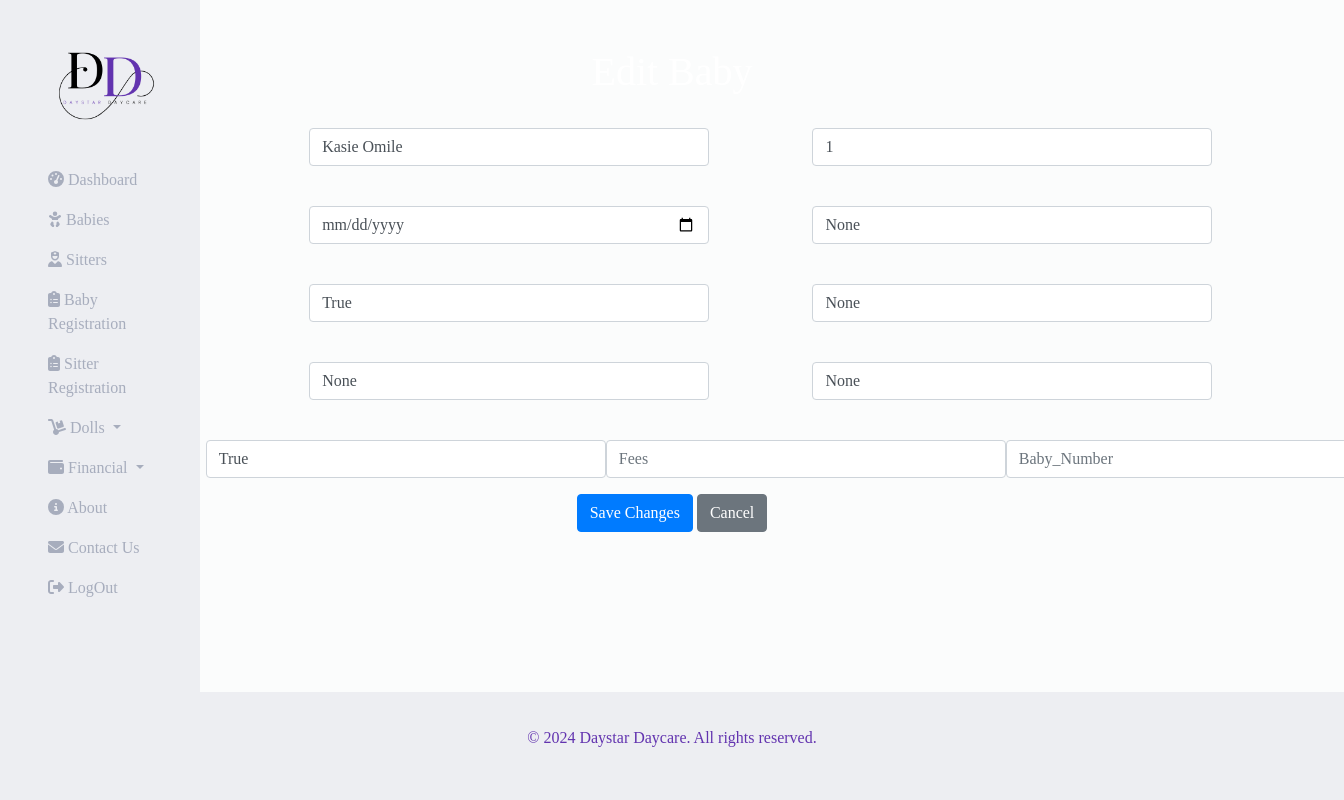
/edit_baby/6/, run on an earlier commit of the app's database.
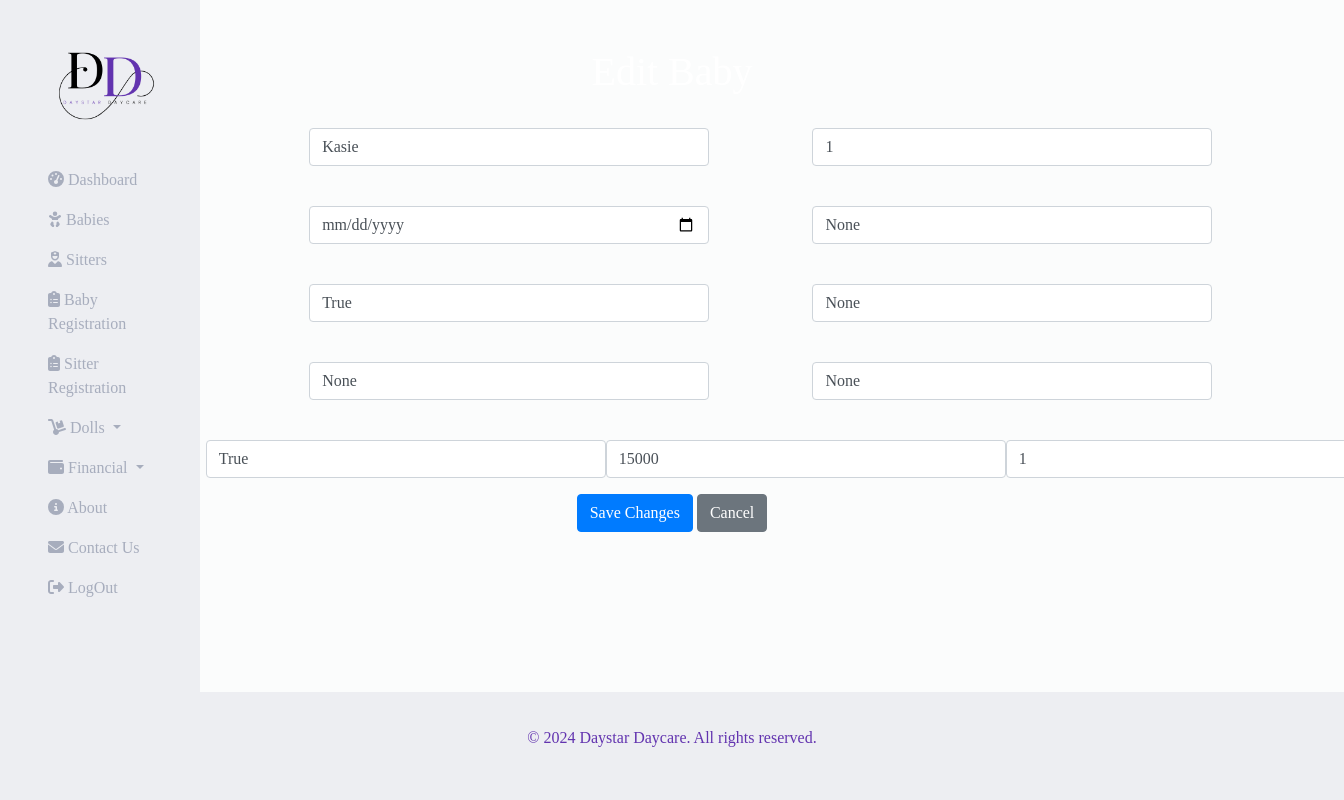
And on a later commit of the database.
### daystarApp/models.py (models this page shows, shortened)
class Baby(models.Model):
    name = models.CharField(max_length=100)
    age = models.IntegerField(null=True, blank=True, default=0)
    gender = models.CharField(max_length=10, null=True, blank=True)
    location = models.CharField(max_length=50, null=True, blank=True)
    father_name = models.CharField(max_length=200, null=True, blank=True)
    mother_name = models.CharField(max_length=200, null=True, blank=True)
    brought_by = models.CharField(max_length=200, null=True, blank=True)
    time_of_arrival = models.DateField(null=True, blank=True)
    period_of_stay = models.CharField(max_length=8, choices=(("Full Day","Full Day"), ("Half Day","Half Day")))
    fees = models.IntegerField(null=True, blank=True)
    baby_number = models.IntegerField(null=True)
    class Meta:
        verbose_name_plural = "Babies"

### daystarApp/views.py (the view, shortened to what this page needs)
# urls.py: path('edit_baby/<int:baby_id>/', views.edit_baby, name='edit_baby'),
def edit_baby(request, baby_id):
    baby = get_object_or_404(Baby, pk=baby_id)
    return render(request, 'daystarApp/edit_baby.html', {'baby': baby})

### daystarApp/templates/daystarApp/edit_baby.html (shortened to what this page needs)
{% extends 'base.html' %}
{% block content %}
<center>
    <div class="container mt-5">
        <h1>Edit Baby</h1>
        <form method="POST">
            <div class="aside">
            <div class="form-group">
                <input type="text" class="form-control" id="name" name="name" value="{{ baby.name }}" style="width: 400px;" placeholder="Full Name">
            </div>
            <div class="form-group">
                <input type="text" class="form-control" id="age" name="age" value="{{ baby.age }}" style="width: 400px;" placeholder="Age">
            </div>
        </div>
        <div class="aside">
            <div class="form-group">
                <input type="date" class="form-control" id="gender" name="gender" value="{{ baby.gender }}" style="width: 400px;" placeholder="Gender">
            </div>
            <div class="form-group">
                <input type="text" class="form-control" id="location" name="location" value="{{ baby.location }}" style="width: 400px;" placeholder="Location">
            </div>
        </div>
        <div class="aside">
            <div class="form-group">
                <input type="text" class="form-control" id="father_name" name="father_name" value="{{ baby.father_name }}" style="width: 400px;" placeholder="Father Name">
            </div>
            <div class="form-group">
                <input type="text" class="form-control" id="mother_name" name="mother_name" value="{{ baby.mother_name }}" style="width: 400px;" placeholder="Mother Name">
            </div>
        </div>
        <div class="aside">
            <div class="form-group">
                <input type="text" class="form-control" id="brought_by" name="brought_by" value="{{ baby.brought_by }}" style="width: 400px;" placeholder="Brought By">
            </div>
            <div class="form-group">
                <input type="text" class="form-control" id="time_of_arrival;" name="time_of_arrival;" value="{{ baby.time_of_arrival }}" style="width: 400px;" placeholder="Time of Arrival">
            </div>
        </div>
        <div class="aside">
            <div class="form-group">
                <input type="text" class="form-control" id="period_of_stay" name="period_of_stay" value="{{ baby.period_of_stay }}" style="width: 400px;" placeholder="Period of Stay">
            </div>
            <div class="form-group">
                <input type="number" class="form-control" id="fees" name="fees" value="{{ baby.fees }}" style="width: 400px;" placeholder="Fees">
            </div>
            <div class="form-group">
                <input type="number" class="form-control" id="baby_number" name="baby_number" value="{{ baby.baby_number }}" style="width: 400px;" placeholder="Baby_Number">
            </div>
        </div>
            <button type="submit" class="btn btn-primary">Save Changes</button>
            <a href="{% url 'result_baby_details' baby.id %}" class="btn btn-secondary">Cancel</a>
        </form>
    </div>
</center>
{% endblock %}

What changed in the data, as far as the page shows it:
changed Baby "None": name "Kasie Omile" → "Kasie"; fees (not shown) → "15000"; baby_number (not shown) → "1"
